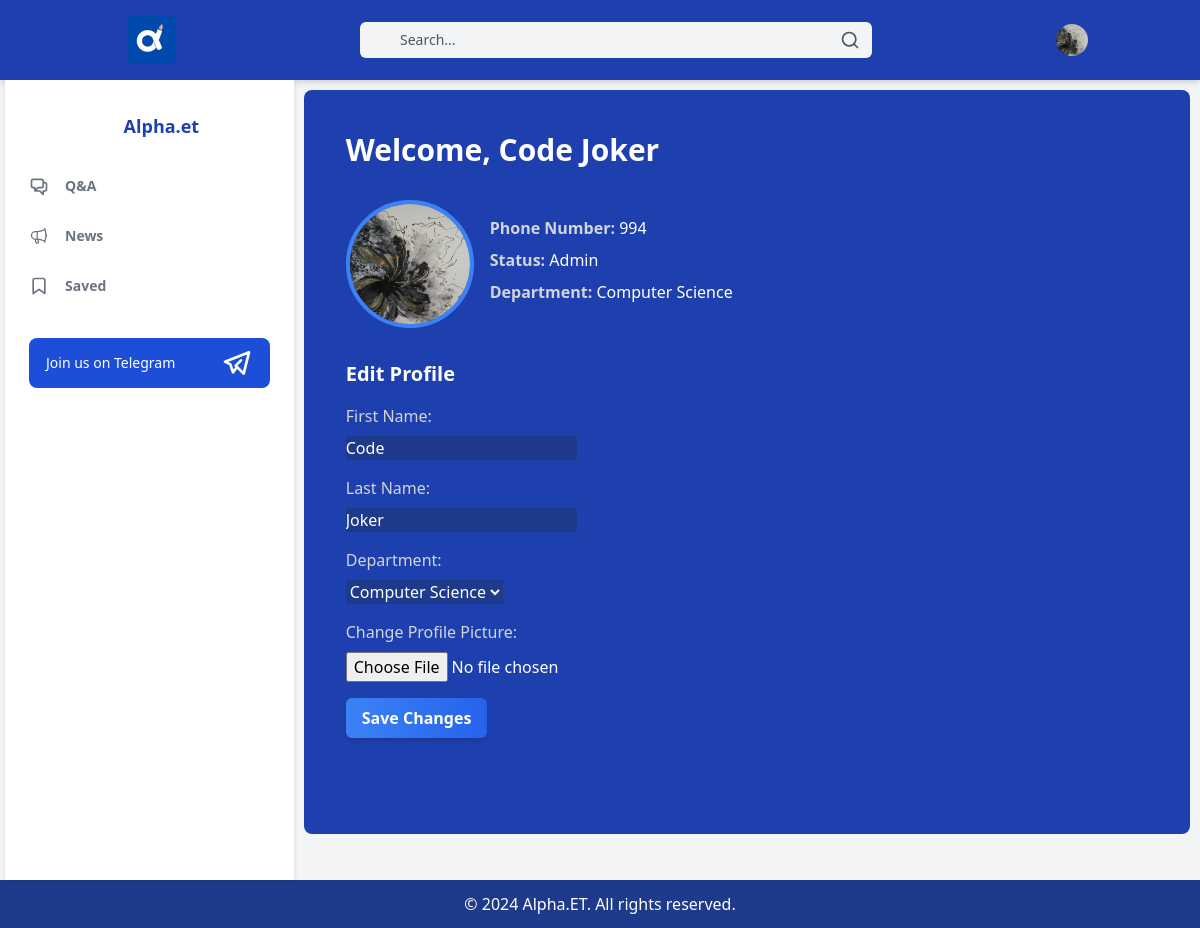
The page /profile/ (signed in) on the database its author committed.
### alpha/models.py (models this page shows, shortened)
class CustomUser(AbstractUser):
    username = None
    first_name = models.CharField(max_length=200)
    last_name = models.CharField(max_length=200)
    profile_pic=models.ImageField(null=True,blank=True,upload_to='profile_pics')
    phone_number = models.CharField(unique=True, max_length=15)
    department = models.ForeignKey(Department, on_delete=models.CASCADE, null=True)  # Make department nullable
    status = models.CharField(max_length=20, default="freemium" ,choices=[('admin', 'Admin'), ('premium', 'Premium'),('pending','Pending'), ('freemium', 'Freemium')])
    objects = CustomUserManager()
    USERNAME_FIELD = 'phone_number'
    REQUIRED_FIELDS = []

class Department(models.Model):
    department = models.CharField(max_length=300)
    def __str__(self):
        return self.department

### alpha/views.py (the view, shortened to what this page needs)
# urls.py: path('profile/', ProfileView.as_view(), name='profile'),
@method_decorator(login_required, name='dispatch')
class ProfileView(View):
    template_name = 'base/profile.html'
    def get(self, request):
        user = request.user
        departments=Department.objects.all()
        return render(request, self.template_name, {'user': user, 'departments':departments})

### templates/base/profile.html (shortened to what this page needs)
{% extends 'base/base.html' %}
{% load static %}
{% block main_content %}
    <article class="main bg-blue-800 text-white rounded-lg p-8">
        <div class="p-8">
        <h1 class="text-3xl font-bold mb-8">Welcome, {{ user.get_full_name }}</h1>
        <div class="flex flex-col md:flex-row items-center mb-8">
            <div class="w-32 h-32 rounded-full overflow-hidden mr-4 border-4 border-blue-500">
              <img  src="{% if user.profile_pic %}{{ user.profile_pic.url }}{% else %} {% static 'no_profile_pics/profile.jpg' %}{% endif %}"
            alt="{{ question.user.first_name }}"  class="w-full h-full object-cover">
            </div>
            <div>
                <p class="mb-2"><strong class="text-gray-300">Phone Number:</strong> {{ user.phone_number }}</p>
                <p class="mb-2"><strong class="text-gray-300">Status:</strong> {{ user.get_status_display }}</p>
                <p class="mb-2"><strong class="text-gray-300">Department:</strong> {{ user.department }}</p>
            </div>
        </div>
        <div class="mb-8">
            <h2 class="text-xl font-semibold mb-4">Edit Profile</h2>
            <form method="post" enctype="multipart/form-data" class="max-w-md">
                <div class="mb-4">
                    <label for="first_name" class="block text-gray-300 mb-2">First Name:</label>
                    <input type="text" name="first_name" id="first_name" value="{{ user.first_name }}" class="input-field bg-blue-900 text-white">
                </div>
                <div class="mb-4">
                    <label for="last_name" class="block text-gray-300 mb-2">Last Name:</label>
                    <input type="text" name="last_name" id="last_name" value="{{ user.last_name }}" class="input-field bg-blue-900 text-white">
                </div>
                <div class="mb-4">
                    <label for="department" class="block text-gray-300 mb-2">Department:</label>
                    <select name="department" id="department" class="input-field bg-blue-900 text-white">
                        {% for department in departments %}
                            <option value="{{ department.id }}" {% if user.department == department.id %} selected {% endif %}>{{ department.department }}</option>
                        {% endfor %}
                    </select>
                </div>
                <div class="mb-4">
                    <label for="profile_pic" class="block text-gray-300 mb-2">Change Profile Picture:</label>
                    <input type="file" name="profile_pic" id="profile_pic" class="border-none">
                </div>
                <button type="submit" class="inline-block bg-gradient-to-r from-blue-500 to-blue-600 hover:from-blue-600 hover:to-blue-700 text-white font-bold py-2 px-4 rounded-md shadow-md transition duration-300 ease-in-out">Save Changes</button>
            </form>
        </div>
    </div>
    </article>
{% endblock %}

### templates/base/base.html (shortened to what this page needs)
<!DOCTYPE html>
<html lang="en">
  {% load static %}
  <head>
    <link
      href="https://cdn.jsdelivr.net/npm/tailwindcss@2.2.19/dist/tailwind.min.css"
      rel="stylesheet"
    />
    <link href="{% static 'main.css' %}" rel="stylesheet" />
  </head>
  <body class="bg-gray-100">
    <div class="wrapper">
      <header class="z-10 py-4 bg-blue-800 shadow-md">
        <div
          class="container flex items-center justify-between h-full px-6 mx-auto text-white"
        >
          <div class="flex items-center space-x-4">
            <img
              src="{% static 'logo/logo.jpg' %}"
              alt="Logo"
              class="h-10 w-10 md:h-12 md:w-12"
            />
          </div>
          <div class="flex justify-center flex-1 relative">
            <form
              action="{% url 'search' %}"
              method="GET"
              class="w-full max-w-md lg:max-w-lg xl:max-w-xl"
            >
              <div class="relative">
                <input
                  id="searchInput"
                  name="q"
                  class="w-full pl-10 pr-4 py-2 text-sm text-gray-700 placeholder-gray-600 bg-gray-100 border-0 rounded-md dark:placeholder-gray-500 dark:focus:shadow-outline-gray dark:focus:placeholder-gray-600 dark:bg-gray-700 dark:text-gray-200 focus:placeholder-gray-500 focus:bg-white focus:border-purple-300 focus:outline-none focus:shadow-outline-blue form-input"
                  type="text"
                  placeholder="Search..."
                  aria-label="Search"
                  autocomplete="off"
                />
                <div
                  id="searchResults"
                  class="absolute inset-y-0 left-0 flex items-center pl-4"
                ></div>
                <button
                  type="submit"
                  class="absolute inset-y-0 right-0 pr-3 flex items-center text-gray-600"
                >
                  <svg
                    class="h-5 w-5"
                    viewBox="0 0 24 24"
                    fill="none"
                    stroke="currentColor"
                    stroke-width="2"
                    stroke-linecap="round"
                    stroke-linejoin="round"
                  >
                    <circle cx="11" cy="11" r="8" />
                    <line x1="21" y1="21" x2="16.65" y2="16.65" />
                  </svg>
                </button>
              </div>
            </form>
          </div>
          <ul class="flex items-center space-x-6">
            <li class="relative" x-data="{ isOpen: false }">
              <button
                @click="isOpen = !isOpen"
                class="align-middle rounded-full focus:shadow-outline-purple focus:outline-none"
                aria-label="Account"
                aria-haspopup="true"
              >
                {% if user.profile_pic %}
                <img
                  src="{{ user.profile_pic.url }}"
                  alt="Profile Picture"
                  class="object-cover h-8 w-8 rounded-full"
                />
                {% else %}
                <img
                  src="{% static 'no_profile_pics/profile.jpg' %}"
                  alt="Profile Picture"
                  class="object-cover h-8 w-8 rounded-full"
                />
                {% endif %}
              </button>
            </li>
          </ul>
        </div>
      </header>
      {% block main_content %}{% endblock %}
      <aside
        class="aside aside1 fixed top-0 left-0 w-64 bg-white z-10 hidden h-screen pt-4"
      >
        <div class="py-4 text-gray-500 dark:text-gray-400">
          <a
            class="ml-6 text-lg font-bold text-blue-800 dark:text-gray-200"
            href="#"
          >
            Alpha.et
          </a>
          <ul class="mt-6">
            <li class="relative px-6 py-3">
              <a
                class="{% if nav == 'qa' %} text-blue-800 {% endif %} inline-flex items-center w-full text-sm font-semibold transition-colors duration-150 hover:text-blue-800"
                href="{% url 'questions' %}"
              >
                <svg
                  class="h-5 w-5 {% if nav == 'qa' %} text-blue-800 {% endif %}"
                  fill="none"
                  viewBox="0 0 24 24"
                  stroke="currentColor"
                >
                  <path
                    stroke-linecap="round"
                    stroke-linejoin="round"
                    stroke-width="2"
                    d="M17 8h2a2 2 0 012 2v6a2 2 0 01-2 2h-2v4l-4-4H9a1.994 1.994 0 01-1.414-.586m0 0L11 14h4a2 2 0 002-2V6a2 2 0 00-2-2H5a2 2 0 00-2 2v6a2 2 0 002 2h2v4l.586-.586z"
                  />
                </svg>
                <span class="ml-4">Q&A</span>
              </a>
            </li>
          </ul>
          <ul>
            <li class="relative px-6 py-3">
              <a
                class="{% if nav == 'news' %} text-blue-800 {% endif %} inline-flex items-center w-full text-sm font-semibold transition-colors duration-150 hover:text-blue-800"
                href="{% url 'news' %}"
              >
                <span class="ml-4">News</span>
              </a>
            </li>
            <li class="relative px-6 py-3">
              <a
                class="{% if nav == 'saved' %} text-blue-800 {% endif %} inline-flex items-center w-full text-sm font-semibold transition-colors duration-150 hover:text-blue-800"
                href="{% url 'saved-questions' %}"
              >
                <svg
                  class="h-5 w-5"
                  viewBox="0 0 24 24"
                  fill="none"
                  stroke="currentColor"
                  stroke-width="2"
                  stroke-linecap="round"
                  stroke-linejoin="round"
                >
                  <path d="M19 21l-7-5-7 5V5a2 2 0 0 1 2-2h10a2 2 0 0 1 2 2z" />
                </svg>
                <span class="ml-4">Saved</span>
              </a>
            </li>
          </ul>
          <div class="px-6 my-6">
            <a href="https://t.me/alpha_tutorial">
              <button
                class="flex items-center justify-between w-full px-4 py-2 text-sm font-medium leading-5 text-white transition-colors duration-150 bg-blue-700 border border-transparent rounded-lg active:bg-blue-800 hover:bg-blue-800 focus:outline-none focus:shadow-outline-blue"
              >
                Join us on Telegram
                <span class="ml-2" aria-hidden="true">
                  <svg class="h-8 w-8 "  width="24" height="24" viewBox="0 0 24 24" stroke-width="2" stroke="currentColor" fill="none" stroke-linecap="round" stroke-linejoin="round">
                    <path stroke="none" d="M0 0h24v24H0z"/>
                    <path d="M15 10l-4 4l6 6l4 -16l-18 7l4 2l2 6l3 -4" />
                  </svg>
                </span>
              </button>
            </a>
          </div>
        </div>
      </aside>
     <footer class=" footer py-3 bg-blue-900 text-center">
      <div class="container mx-auto">
          <p class="text-white">© 2024 Alpha.ET. All rights reserved.</p>
      </div>
  </footer>
    </div>
  </body>
</html>

### static/main.css (style rules this page uses)
html, body { margin: 0; padding: 0; }
.wrapper { display: flex; flex-flow: row wrap; text-align: center; top: 0; left: 0; width: 100%; height: 100%; }
.wrapper>* { flex: 1 100%; }
.main { text-align: left; border-radius: 8px; max-height: calc(100vh - 56px); overflow-y: auto; margin:10px; padding:10px; }
.aside1 { display: none; margin-left:5px; box-shadow: 0 2px 5px rgba(0, 0, 0, 0.1); }
@media all and (min-width: 768px) { .main { flex: 3; } }
@media all and (min-width: 768px) { .aside1 { order: 1; position: relative; display: block; } }
@media all and (min-width: 768px) { .main { order: 2; } }
@media all and (min-width: 768px) { .footer { order: 4; } }
@media all and (min-width: 600px) { .aside { flex: 1; } }

### rows shown on the page
CustomUser: profile_pic (picture), get_full_name "Code Joker", phone_number "994", status "Admin", department "Computer Science", first_name "Code", last_name "Joker"

### other values the page prints
form field department "Computer Science"
